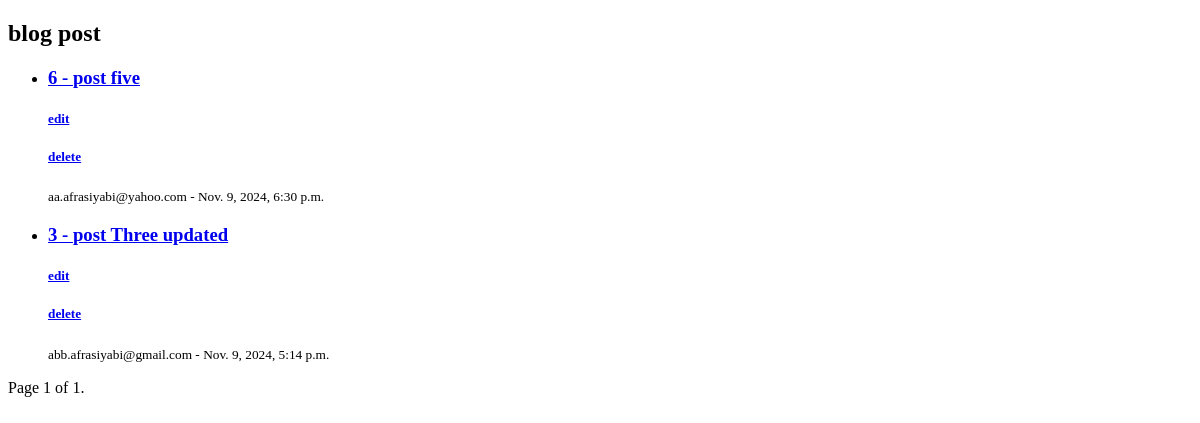
The page /blog/post/ (signed in) on the database as committed earlier.
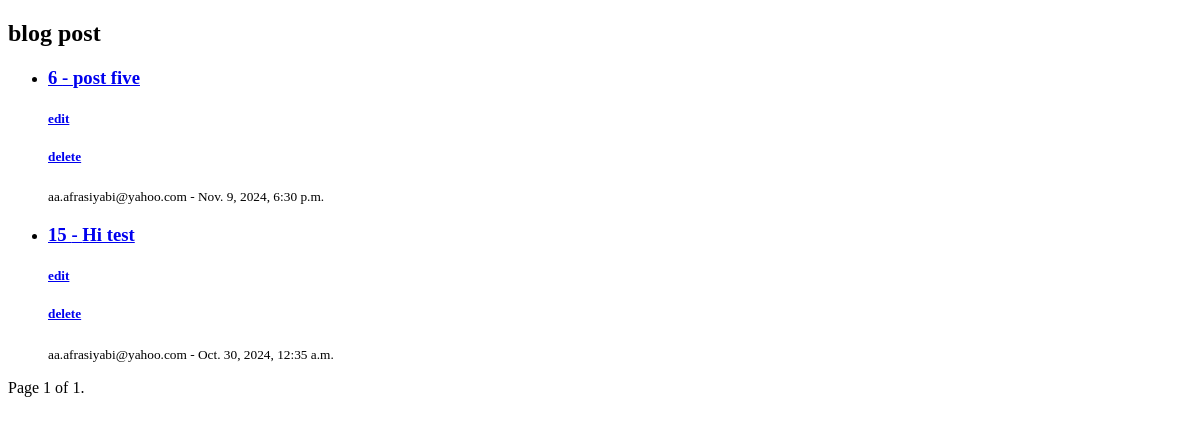
The same page on the database as committed later.
### blog/models.py (models this page shows, shortened)
class Post(models.Model):
    author = models.ForeignKey(User,on_delete=models.CASCADE)
    image = models.ImageField(null=True,blank=True)
    title = models.CharField(max_length=250)
    content=  models.TextField()
    status = models.BooleanField()
    category = models.ForeignKey(Category,on_delete=models.SET_NULL,null=True)
    created_date = models.DateTimeField(auto_now_add=True)
    updated_date = models.DateTimeField(auto_now=True)
    published_date = models.DateTimeField(default=timezone.now)

### account/models.py (models this page shows)
class User(AbstractBaseUser, PermissionsMixin):
    email = models.EmailField(max_length=255, unique=True)
    is_staff = models.BooleanField(default=False)
    is_active = models.BooleanField(default=True)
    first_name = models.CharField(max_length=20)
    REQUIRED_FIELDS = []
    published_date = models.DateTimeField(default=timezone.now)  # یا هر تاریخ دلخواه به عنوان مقدار پیش‌فرض
    created_date = models.DateTimeField(auto_now_add=True)
    updated_date = models.DateTimeField(auto_now=True)
    groups = models.ManyToManyField(
        Group,
        related_name="customuser_groups",  # تغییر نام ارتباط معکوس
        blank=True
    )
    user_permissions = models.ManyToManyField(
        Permission,
        related_name="customuser_permissions",  # تغییر نام ارتباط معکوس
        blank=True
    )
    objects = UserManager()
    USERNAME_FIELD = "email"  # اضافه کردن USERNAME_FIELD به عنوان شناسه اصلی
    def __str__(self):
        return self.email

### blog/views.py (the view)
# urls.py: path("post/", views.PostList.as_view() ,name="Post-list"),
class PostList(PermissionRequiredMixin,LoginRequiredMixin,ListView):
    permission_required = "blog.view_post"
    model = Post
    template_name = "blog/post_list.html"
    context_object_name = "posts"
    paginate_by = 2  # Set the number of posts to show per page.
    ordering = "-published_date"  # Set the order of posts to be displayed. You can also use "-created_date" or any other field.
    queryset = Post.objects.filter(status=True)  # Filter posts to only show published ones. You can also use "-created_date" or any other field.

### templates/blog/post_list.html (shortened to what this page needs)
<!DOCTYPE html>
<html lang="en">
<head>
</head>
<body>
    <h2>blog post</h2>
    {% if posts %}
        <ul>
            {% for post in posts %}
                <li>
                    <a href="{% url 'blog:post_detail' pk=post.id %}"><h3>{{post.id}} - {{ post.title }}</h3></a>
                    <a href="{% url 'blog:post_edit' pk=post.id %}">
                        <h5>edit</h5>
                    </a>
                    <a href="{% url 'blog:post_delete' pk=post.id %}">
                        <h5>delete</h5>
                    </a>
                    <small>{{ post.author }} - {{ post.published_date }} </small>
                </li>
            {% endfor %}
        </ul>
    {% else %}
        <p>No posts available.</p>
    {% endif %}
    <div class="pagination">
        <span class="step-links">
            <span class="current">
                Page {{ page_obj.number }} of {{ page_obj.paginator.num_pages }}.
            </span>
        </span>
    </div>
</body>
</html>

Rows that differ between the two databases and show on the page:
removed Post: id "3", title "post Three updated", author "abb.afrasiyabi@gmail.com", published_date "Nov. 9, 2024, 5:14 p.m."
added Post: id "15", title "Hi test", author "aa.afrasiyabi@yahoo.com", published_date "Oct. 30, 2024, 12:35 a.m."
